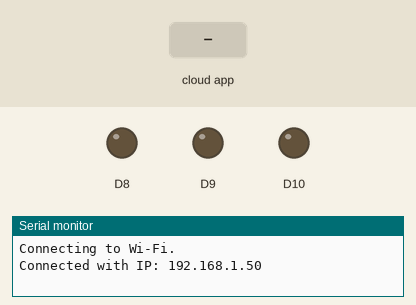
Recording of a sketch running on a simulated Arduino MKR. On the bench: output pins drawn as LEDs (lit = HIGH), the last lines printed to the serial monitor. The inputs (shaded band) are chosen by the test bench. WiFi joins after 1.5 s; servers stay silent unless stated; the Firebase database answers and starts empty.

Above: at 2.8 s.
2.9 s: the phone or cloud app sets light to Red
At 4.0 s:
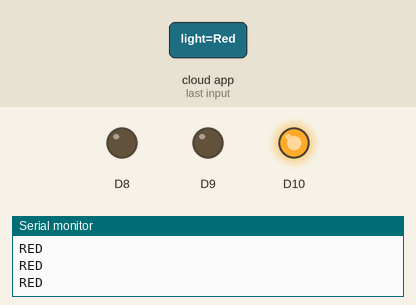
4.4 s: the phone or cloud app sets light to Yellow
At 5.2 s:
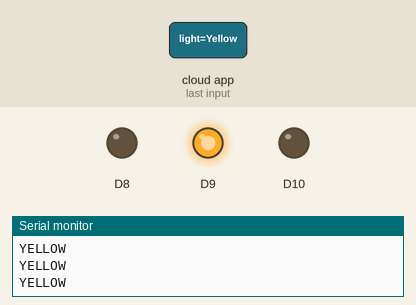
5.9 s: the phone or cloud app sets light to Green
At 6.5 s:
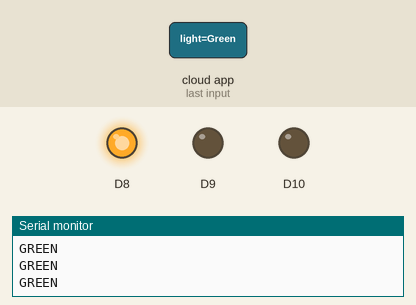
Timing chart, 0 to 8.9 s (numbered marks = the images above; inputs shaded):
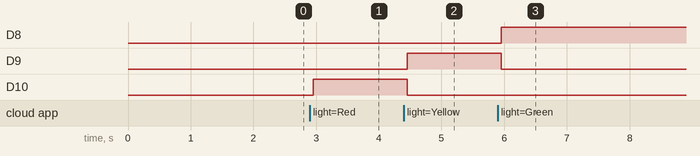

Measured:
- after the input at 2.9 s, D10: LOW → HIGH after 0.05 s
- after the input at 4.4 s, D9: LOW → HIGH after 0.06 s; D10: HIGH → LOW after 0.06 s
- after the input at 5.9 s, D8: LOW → HIGH after 0.06 s; D9: HIGH → LOW after 0.06 s

The sketch:

Arduino_Code.ino
```cpp
// Importing different libraries
#include <Arduino.h>
#include <WiFiNINA.h>
#include <Firebase_Arduino_WiFiNINA.h>

//Importing Host's url and autentication key
#define URL "traffic-light-1dbeb-default-rtdb.firebaseio.com"
#define Secret "UO0BLCqGoLmOLpT8ivvGCaEwlTi0dEaJMxaHecjh"

//setting up wifi credentials
char ssid[] = "shravel";
char pass[] = "asdfghjkl";

//setting a firebase instance
FirebaseData Fire;
String path = "/light/light";

void setup()
{
  Serial.begin(9600);

  //setting up the Pin Modes
  pinMode(10, OUTPUT);
  pinMode(9, OUTPUT);
  pinMode(8, OUTPUT);

  //connecting with Wifi
  Serial.print("Connecting to Wi-Fi");
  int status = WL_IDLE_STATUS;
  while (status != WL_CONNECTED)
  {
    status = WiFi.begin(ssid, pass);
    Serial.print(".");
    delay(100);
  }
  Serial.println();
  Serial.print("Connected with IP: ");
  Serial.println(WiFi.localIP());
  Serial.println();

  Firebase.begin(URL, Secret, ssid, pass);
  Firebase.reconnectWiFi(true);
}

void loop()
{
  //continously getting information from database
  if (Firebase.getString(Fire, path))
  {
    function(Fire.stringData());
  }
}

void function(String color)
{
  //changing the led depended upon their value from database
  if(color == "Red")
  {
    digitalWrite(10, HIGH);
    digitalWrite(9, LOW);
    digitalWrite(8, LOW);
    Serial.println("RED");
  }
  else if (color == "Yellow")
   {
     digitalWrite(10, LOW);
     digitalWrite(9, HIGH);
     digitalWrite(8, LOW);
     Serial.println("YELLOW");
   }
   else if (color == "Green")
   {
     digitalWrite(10, LOW);
     digitalWrite(9, LOW);
     digitalWrite(8, HIGH);
     Serial.println("GREEN");
   }
}
```
